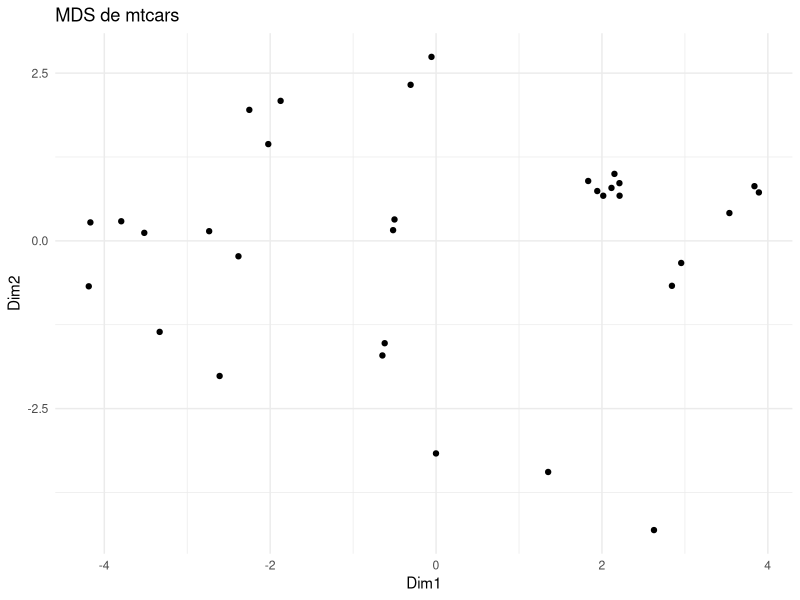

R code for this plot:
# Escalamiento Métrico Clásico (MDS)

# Librerías
library(ggplot2)

# Cargar datos
# Utilizamos la matriz de distancias de mtcars

data(mtcars)

# Preprocesamiento: escalado de variables
mtcars_scaled <- scale(mtcars)

# Distancia euclidiana y MDS
mtcars_dist <- dist(mtcars_scaled)
mds_res <- cmdscale(mtcars_dist, k = 2)

# Visualización
mds_df <- as.data.frame(mds_res)
colnames(mds_df) <- c("Dim1", "Dim2")

ggplot(mds_df, aes(Dim1, Dim2)) +
  geom_point() +
  theme_minimal() +
  labs(title = "MDS de mtcars")

# Interpretación
# Los puntos cercanos en el diagrama representan autos con características
# similares en el espacio original de variables.
